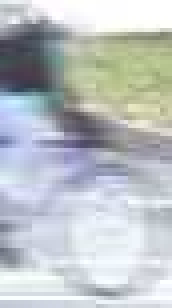
#> input picture rgb_algo/training_data/bike/pedestrain_4_18.png, 43 x 77 px (shown 4 times larger); its folder holds only this picture in this run
$ python features_extraction.py
#> lines starting #> are read from the running program, lines starting #| are printed output that depends on the picture
import numpy as np
import os
import cv2
import pickle

from sklearn.cluster import MiniBatchKMeans

input_images_path = '../training_data'

detector = cv2.xfeatures2d.SIFT_create(3000)

dictionary = []
images = []
labels = []

print('Getting Descriptors')


# GET SIFT DESCRIPTORS
for path in os.listdir(input_images_path):
    label = path
    path = input_images_path + '/' + path
    for img_name in os.listdir(path):
        img_path = path + '/' + img_name
        img = cv2.imread(img_path, 0)
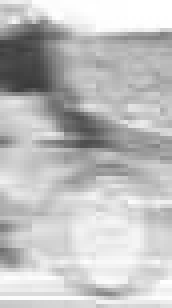
#> img: shape (77, 43) (shown 4 times larger); min 58, max 255, mean 191.6
        images.append(img)
        labels.append(label)
        kp, des = detector.detectAndCompute(img, None)
#> kp = 23 keypoints; strongest (x, y, size): (22, 27, 2.4), (26, 39, 2.3), (35, 31, 2.1), (14, 4, 3.1)

        if not des is None:
            for d in des:
                dictionary.append(d)
#> this loop made 23 passes
#> after the loop, dictionary = 23 items
#> pass 2 of the loop `for path in os.listdir(input_images_path):`:
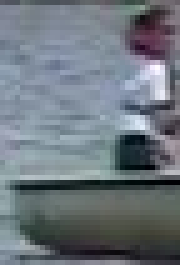
#> input picture rgb_algo/training_data/boat/boats_1_1014.png, 36 x 53 px (shown 5 times larger)
#> `img = cv2.imread(img_path, 0)`:
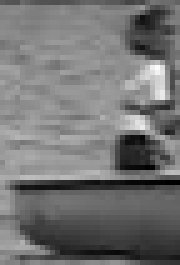
#> img: shape (53, 36) (shown 5 times larger); min 1, max 252, mean 115.7
#> kp = 14 keypoints; strongest (x, y, size): (28, 25, 2.5), (31, 14, 2.4), (32, 19, 1.9), (26, 30, 4.9)
#> the loop `for d in des:` made 14 passes
#> after the loop `for d in des:`: dictionary = 37 items


print(labels)


# N CLASSES * 10
k = 9 * 1500
#> k = 13500
batch_size = len(images) * 3

print('KMEANS Training')
#> (the run stopped early here; a loop or call above may not have finished)
